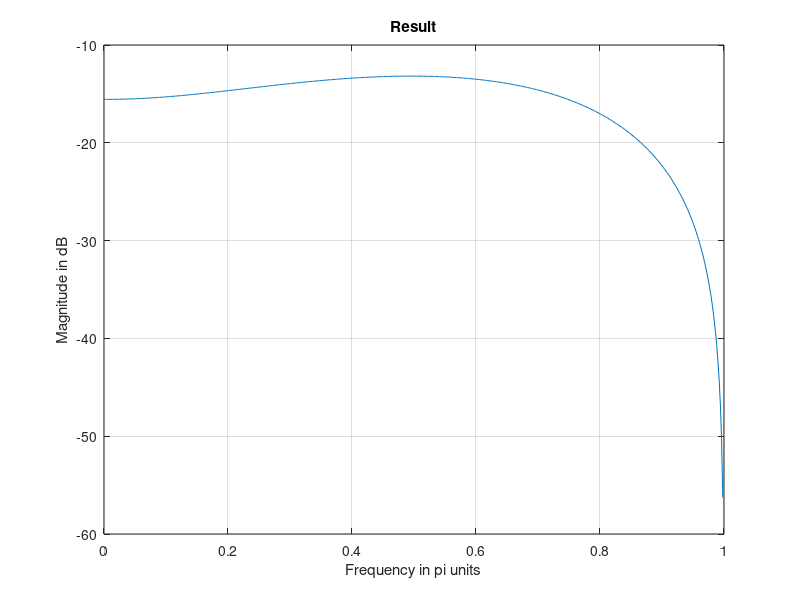

This chart was generated by the following MATLAB code:
clc 
clear all
close all;

% H(s) specifications 
bs = [1 1]; %Numerator 
as = [1 5 6]; %Denominator

% Analog design
T = 1; % Given

% Transformation from analog to digital 
[bz, az] = bilinear(bs,as,1/T);
[Hbd, wbd] = freqz(bz,az); % Digital freq. response 

figure(1); 
plot(wbd/pi,20*log10(abs(Hbd))),grid on; 
title('Result')
ylabel('Magnitude in dB' );
xlabel('Frequency in pi units' );
